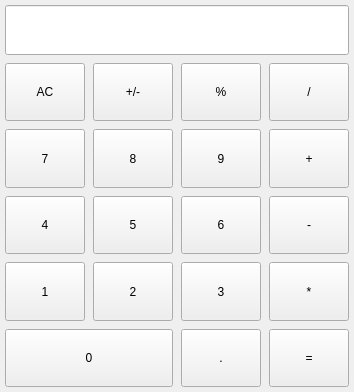
<?xml version="1.0" encoding="UTF-8"?>
<ui version="4.0">
 <class>Form</class>
 <widget class="QWidget" name="Form">
  <property name="geometry">
   <rect>
    <x>0</x>
    <y>0</y>
    <width>335</width>
    <height>392</height>
   </rect>
  </property>
  <property name="windowTitle">
   <string>Form</string>
  </property>
  <layout class="QGridLayout" name="gridLayout">
   <property name="leftMargin">
    <number>5</number>
   </property>
   <property name="topMargin">
    <number>5</number>
   </property>
   <property name="rightMargin">
    <number>5</number>
   </property>
   <property name="bottomMargin">
    <number>5</number>
   </property>
   <property name="spacing">
    <number>8</number>
   </property>
   <item row="0" column="0" colspan="4">
    <widget class="QLineEdit" name="lineEdit">
     <property name="minimumSize">
      <size>
       <width>0</width>
       <height>50</height>
      </size>
     </property>
     <property name="readOnly">
      <bool>true</bool>
     </property>
    </widget>
   </item>
   <item row="1" column="0">
    <widget class="CalculatorBtn" name="pushButton">
     <property name="sizePolicy">
      <sizepolicy hsizetype="Minimum" vsizetype="Expanding">
       <horstretch>0</horstretch>
       <verstretch>0</verstretch>
      </sizepolicy>
     </property>
     <property name="text">
      <string>AC</string>
     </property>
     <property name="bg" stdset="0">
      <string>lightgray</string>
     </property>
    </widget>
   </item>
   <item row="1" column="1">
    <widget class="CalculatorBtn" name="pushButton_2">
     <property name="sizePolicy">
      <sizepolicy hsizetype="Minimum" vsizetype="Expanding">
       <horstretch>0</horstretch>
       <verstretch>0</verstretch>
      </sizepolicy>
     </property>
     <property name="text">
      <string>+/-</string>
     </property>
     <property name="bg" stdset="0">
      <string>lightgray</string>
     </property>
    </widget>
   </item>
   <item row="1" column="2">
    <widget class="CalculatorBtn" name="pushButton_3">
     <property name="sizePolicy">
      <sizepolicy hsizetype="Minimum" vsizetype="Expanding">
       <horstretch>0</horstretch>
       <verstretch>0</verstretch>
      </sizepolicy>
     </property>
     <property name="text">
      <string>%</string>
     </property>
     <property name="bg" stdset="0">
      <string>lightgray</string>
     </property>
    </widget>
   </item>
   <item row="1" column="3">
    <widget class="CalculatorBtn" name="pushButton_4">
     <property name="sizePolicy">
      <sizepolicy hsizetype="Minimum" vsizetype="Expanding">
       <horstretch>0</horstretch>
       <verstretch>0</verstretch>
      </sizepolicy>
     </property>
     <property name="text">
      <string>/</string>
     </property>
     <property name="checkable">
      <bool>true</bool>
     </property>
     <property name="autoExclusive">
      <bool>true</bool>
     </property>
     <property name="bg" stdset="0">
      <string>orange</string>
     </property>
    </widget>
   </item>
   <item row="2" column="0">
    <widget class="CalculatorBtn" name="pushButton_6">
     <property name="sizePolicy">
      <sizepolicy hsizetype="Minimum" vsizetype="Expanding">
       <horstretch>0</horstretch>
       <verstretch>0</verstretch>
      </sizepolicy>
     </property>
     <property name="text">
      <string>7</string>
     </property>
     <property name="bg" stdset="0">
      <string>gray</string>
     </property>
    </widget>
   </item>
   <item row="2" column="1">
    <widget class="CalculatorBtn" name="pushButton_5">
     <property name="sizePolicy">
      <sizepolicy hsizetype="Minimum" vsizetype="Expanding">
       <horstretch>0</horstretch>
       <verstretch>0</verstretch>
      </sizepolicy>
     </property>
     <property name="text">
      <string>8</string>
     </property>
     <property name="bg" stdset="0">
      <string>gray</string>
     </property>
    </widget>
   </item>
   <item row="2" column="2">
    <widget class="CalculatorBtn" name="pushButton_7">
     <property name="sizePolicy">
      <sizepolicy hsizetype="Minimum" vsizetype="Expanding">
       <horstretch>0</horstretch>
       <verstretch>0</verstretch>
      </sizepolicy>
     </property>
     <property name="text">
      <string>9</string>
     </property>
     <property name="bg" stdset="0">
      <string>gray</string>
     </property>
    </widget>
   </item>
   <item row="2" column="3">
    <widget class="CalculatorBtn" name="pushButton_8">
     <property name="sizePolicy">
      <sizepolicy hsizetype="Minimum" vsizetype="Expanding">
       <horstretch>0</horstretch>
       <verstretch>0</verstretch>
      </sizepolicy>
     </property>
     <property name="text">
      <string>+</string>
     </property>
     <property name="checkable">
      <bool>true</bool>
     </property>
     <property name="autoExclusive">
      <bool>true</bool>
     </property>
     <property name="bg" stdset="0">
      <string>orange</string>
     </property>
    </widget>
   </item>
   <item row="3" column="0">
    <widget class="CalculatorBtn" name="pushButton_9">
     <property name="sizePolicy">
      <sizepolicy hsizetype="Minimum" vsizetype="Expanding">
       <horstretch>0</horstretch>
       <verstretch>0</verstretch>
      </sizepolicy>
     </property>
     <property name="text">
      <string>4</string>
     </property>
     <property name="bg" stdset="0">
      <string>gray</string>
     </property>
    </widget>
   </item>
   <item row="3" column="1">
    <widget class="CalculatorBtn" name="pushButton_11">
     <property name="sizePolicy">
      <sizepolicy hsizetype="Minimum" vsizetype="Expanding">
       <horstretch>0</horstretch>
       <verstretch>0</verstretch>
      </sizepolicy>
     </property>
     <property name="text">
      <string>5</string>
     </property>
     <property name="bg" stdset="0">
      <string>gray</string>
     </property>
    </widget>
   </item>
   <item row="3" column="2">
    <widget class="CalculatorBtn" name="pushButton_10">
     <property name="sizePolicy">
      <sizepolicy hsizetype="Minimum" vsizetype="Expanding">
       <horstretch>0</horstretch>
       <verstretch>0</verstretch>
      </sizepolicy>
     </property>
     <property name="text">
      <string>6</string>
     </property>
     <property name="bg" stdset="0">
      <string>gray</string>
     </property>
    </widget>
   </item>
   <item row="3" column="3">
    <widget class="CalculatorBtn" name="pushButton_12">
     <property name="sizePolicy">
      <sizepolicy hsizetype="Minimum" vsizetype="Expanding">
       <horstretch>0</horstretch>
       <verstretch>0</verstretch>
      </sizepolicy>
     </property>
     <property name="text">
      <string>-</string>
     </property>
     <property name="checkable">
      <bool>true</bool>
     </property>
     <property name="autoExclusive">
      <bool>true</bool>
     </property>
     <property name="bg" stdset="0">
      <string>orange</string>
     </property>
    </widget>
   </item>
   <item row="4" column="0">
    <widget class="CalculatorBtn" name="pushButton_20">
     <property name="sizePolicy">
      <sizepolicy hsizetype="Minimum" vsizetype="Expanding">
       <horstretch>0</horstretch>
       <verstretch>0</verstretch>
      </sizepolicy>
     </property>
     <property name="text">
      <string>1</string>
     </property>
     <property name="bg" stdset="0">
      <string>gray</string>
     </property>
    </widget>
   </item>
   <item row="4" column="1">
    <widget class="CalculatorBtn" name="pushButton_18">
     <property name="sizePolicy">
      <sizepolicy hsizetype="Minimum" vsizetype="Expanding">
       <horstretch>0</horstretch>
       <verstretch>0</verstretch>
      </sizepolicy>
     </property>
     <property name="text">
      <string>2</string>
     </property>
     <property name="bg" stdset="0">
      <string>gray</string>
     </property>
    </widget>
   </item>
   <item row="4" column="2">
    <widget class="CalculatorBtn" name="pushButton_15">
     <property name="sizePolicy">
      <sizepolicy hsizetype="Minimum" vsizetype="Expanding">
       <horstretch>0</horstretch>
       <verstretch>0</verstretch>
      </sizepolicy>
     </property>
     <property name="text">
      <string>3</string>
     </property>
     <property name="bg" stdset="0">
      <string>gray</string>
     </property>
    </widget>
   </item>
   <item row="4" column="3">
    <widget class="CalculatorBtn" name="pushButton_16">
     <property name="sizePolicy">
      <sizepolicy hsizetype="Minimum" vsizetype="Expanding">
       <horstretch>0</horstretch>
       <verstretch>0</verstretch>
      </sizepolicy>
     </property>
     <property name="text">
      <string>*</string>
     </property>
     <property name="checkable">
      <bool>true</bool>
     </property>
     <property name="autoExclusive">
      <bool>true</bool>
     </property>
     <property name="bg" stdset="0">
      <string>orange</string>
     </property>
    </widget>
   </item>
   <item row="5" column="0" colspan="2">
    <widget class="CalculatorBtn" name="pushButton_17">
     <property name="sizePolicy">
      <sizepolicy hsizetype="Minimum" vsizetype="Expanding">
       <horstretch>0</horstretch>
       <verstretch>0</verstretch>
      </sizepolicy>
     </property>
     <property name="text">
      <string>0</string>
     </property>
     <property name="bg" stdset="0">
      <string>gray</string>
     </property>
    </widget>
   </item>
   <item row="5" column="2">
    <widget class="CalculatorBtn" name="pushButton_13">
     <property name="sizePolicy">
      <sizepolicy hsizetype="Minimum" vsizetype="Expanding">
       <horstretch>0</horstretch>
       <verstretch>0</verstretch>
      </sizepolicy>
     </property>
     <property name="text">
      <string>.</string>
     </property>
     <property name="bg" stdset="0">
      <string>gray</string>
     </property>
    </widget>
   </item>
   <item row="5" column="3">
    <widget class="CalculatorBtn" name="pushButton_19">
     <property name="sizePolicy">
      <sizepolicy hsizetype="Minimum" vsizetype="Expanding">
       <horstretch>0</horstretch>
       <verstretch>0</verstretch>
      </sizepolicy>
     </property>
     <property name="text">
      <string>=</string>
     </property>
     <property name="bg" stdset="0">
      <string>orange</string>
     </property>
    </widget>
   </item>
  </layout>
 </widget>
 <customwidgets>
  <customwidget>
   <class>CalculatorBtn</class>
   <extends>QPushButton</extends>
   <header location="global">calculator_btn</header>
  </customwidget>
 </customwidgets>
 <resources/>
 <connections/>
</ui>
